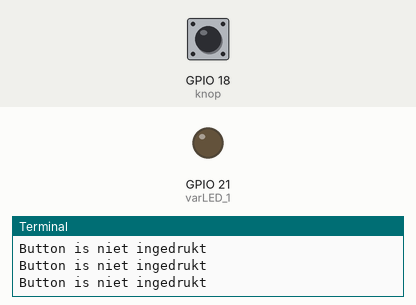
Recording of a program running on a simulated Raspberry Pi (BCM pin numbers). Shown: output pins drawn as LEDs (lit = HIGH), the last lines printed to the terminal. Inputs (shaded band) come from the test bench; at power-on: GPIO 18 (knop) LOW.

Above: at 1.2 s.
1.3 s: GPIO 18 (knop) pulled HIGH for 0.15 s
At 1.4 s:
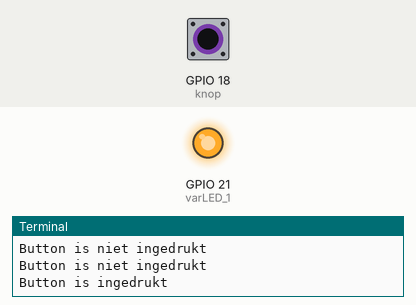
3.0 s: GPIO 18 (knop) pulled HIGH for 3.2 s
At 7.1 s:
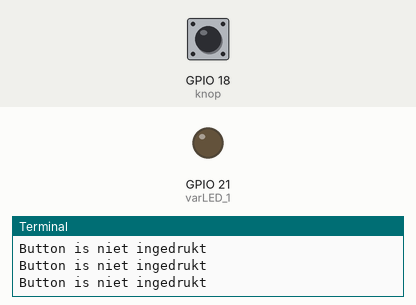
Timing chart, 0 to 8.6 s (numbered marks = the images above; inputs shaded):
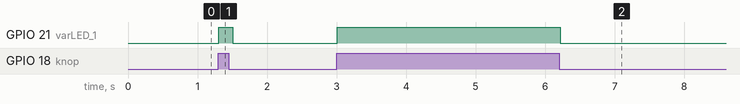

The program:

pull-up_pull-down_weerstand.py
```python
# button op GPIO04
import gpiozero as io
from time import sleep


knop = io.Button(18, pull_up = 0, )
varLED_1 = io.LED(21)


while True:
    sleep(0.1)
    if knop.is_pressed:
        print("Button is ingedrukt")


        varLED_1.on()
    else:
        print("Button is niet ingedrukt")
        varLED_1.off()
```

Measured:
- after the input at 1.3 s, GPIO 21 (varLED_1): LOW → HIGH at once, → LOW 0.20 s later
- after the input at 3.0 s, GPIO 21 (varLED_1): LOW → HIGH at once, → LOW 3.2 s later
